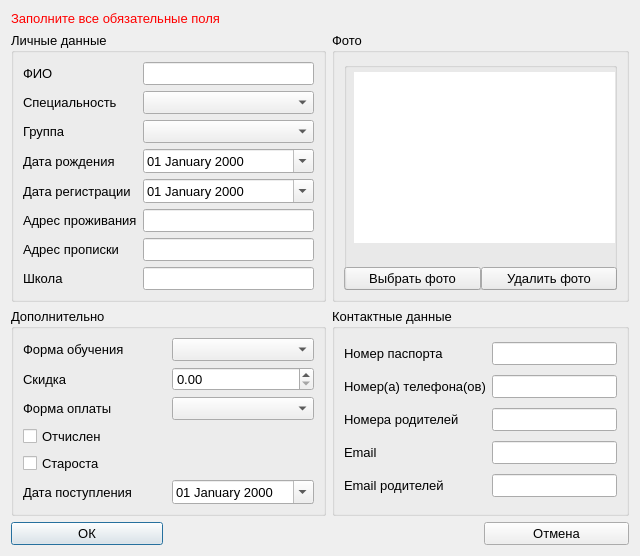
<?xml version="1.0" encoding="UTF-8"?>
<ui version="4.0">
 <class>addoredit_student</class>
 <widget class="QDialog" name="addoredit_student">
  <property name="geometry">
   <rect>
    <x>0</x>
    <y>0</y>
    <width>640</width>
    <height>524</height>
   </rect>
  </property>
  <property name="sizePolicy">
   <sizepolicy hsizetype="Fixed" vsizetype="Preferred">
    <horstretch>0</horstretch>
    <verstretch>0</verstretch>
   </sizepolicy>
  </property>
  <property name="windowTitle">
   <string>Добавление записи</string>
  </property>
  <layout class="QGridLayout" name="gridLayout">
   <item row="0" column="0" colspan="6">
    <widget class="QLabel" name="label_error">
     <property name="font">
      <font>
       <pointsize>10</pointsize>
      </font>
     </property>
     <property name="styleSheet">
      <string notr="true">color:red</string>
     </property>
     <property name="text">
      <string>Заполните все обязательные поля</string>
     </property>
    </widget>
   </item>
   <item row="4" column="0" colspan="2">
    <widget class="QPushButton" name="pushButton_ok">
     <property name="font">
      <font>
       <pointsize>10</pointsize>
      </font>
     </property>
     <property name="text">
      <string>ОК</string>
     </property>
     <property name="icon">
      <iconset resource="../resourses.qrc">
       <normaloff>:/img/img/ok.png</normaloff>:/img/img/ok.png</iconset>
     </property>
    </widget>
   </item>
   <item row="4" column="5">
    <widget class="QPushButton" name="pushButton_cancel">
     <property name="font">
      <font>
       <pointsize>10</pointsize>
      </font>
     </property>
     <property name="text">
      <string>Отмена</string>
     </property>
     <property name="icon">
      <iconset resource="../resourses.qrc">
       <normaloff>:/img/img/cancel.png</normaloff>:/img/img/cancel.png</iconset>
     </property>
    </widget>
   </item>
   <item row="1" column="4" rowspan="2" colspan="2">
    <widget class="QGroupBox" name="groupBox_4">
     <property name="sizePolicy">
      <sizepolicy hsizetype="Expanding" vsizetype="Expanding">
       <horstretch>0</horstretch>
       <verstretch>0</verstretch>
      </sizepolicy>
     </property>
     <property name="font">
      <font>
       <pointsize>10</pointsize>
      </font>
     </property>
     <property name="title">
      <string>Фото</string>
     </property>
     <layout class="QGridLayout" name="gridLayout_5">
      <item row="1" column="1">
       <widget class="QPushButton" name="pushButton_delPhoto">
        <property name="font">
         <font>
          <pointsize>10</pointsize>
         </font>
        </property>
        <property name="text">
         <string>Удалить фото</string>
        </property>
        <property name="icon">
         <iconset resource="../resourses.qrc">
          <normaloff>:/img/img/delete.png</normaloff>:/img/img/delete.png</iconset>
        </property>
       </widget>
      </item>
      <item row="1" column="0">
       <widget class="QPushButton" name="pushButton_choosePhoto">
        <property name="font">
         <font>
          <pointsize>10</pointsize>
         </font>
        </property>
        <property name="text">
         <string>Выбрать фото</string>
        </property>
        <property name="icon">
         <iconset resource="../resourses.qrc">
          <normaloff>:/img/img/1134892.png</normaloff>:/img/img/1134892.png</iconset>
        </property>
       </widget>
      </item>
      <item row="0" column="0" rowspan="2" colspan="2">
       <widget class="QGroupBox" name="groupBox_5">
        <property name="sizePolicy">
         <sizepolicy hsizetype="Expanding" vsizetype="Expanding">
          <horstretch>0</horstretch>
          <verstretch>0</verstretch>
         </sizepolicy>
        </property>
        <property name="title">
         <string/>
        </property>
        <widget class="QLabel" name="label_foto">
         <property name="geometry">
          <rect>
           <x>10</x>
           <y>10</y>
           <width>261</width>
           <height>171</height>
          </rect>
         </property>
         <property name="styleSheet">
          <string notr="true">background:white;</string>
         </property>
         <property name="text">
          <string/>
         </property>
         <property name="alignment">
          <set>Qt::AlignBottom|Qt::AlignHCenter</set>
         </property>
        </widget>
        <zorder>label_foto</zorder>
        <zorder>label_foto</zorder>
        <zorder>pushButton_choosePhoto</zorder>
        <zorder>pushButton_delPhoto</zorder>
       </widget>
      </item>
     </layout>
    </widget>
   </item>
   <item row="1" column="0" rowspan="2" colspan="4">
    <widget class="QGroupBox" name="groupBox">
     <property name="font">
      <font>
       <pointsize>10</pointsize>
      </font>
     </property>
     <property name="title">
      <string>Личные данные</string>
     </property>
     <layout class="QGridLayout" name="gridLayout_3">
      <item row="2" column="0">
       <widget class="QLabel" name="label_2">
        <property name="font">
         <font>
          <pointsize>10</pointsize>
         </font>
        </property>
        <property name="text">
         <string>ФИО</string>
        </property>
       </widget>
      </item>
      <item row="5" column="0">
       <widget class="QLabel" name="label_5">
        <property name="font">
         <font>
          <pointsize>10</pointsize>
         </font>
        </property>
        <property name="text">
         <string>Дата рождения</string>
        </property>
       </widget>
      </item>
      <item row="2" column="1">
       <widget class="QLineEdit" name="fio_lineEdit">
        <property name="font">
         <font>
          <pointsize>10</pointsize>
         </font>
        </property>
       </widget>
      </item>
      <item row="4" column="0">
       <widget class="QLabel" name="label_4">
        <property name="font">
         <font>
          <pointsize>10</pointsize>
         </font>
        </property>
        <property name="text">
         <string>Группа</string>
        </property>
       </widget>
      </item>
      <item row="5" column="1">
       <widget class="QDateEdit" name="dateEdit_roj">
        <property name="font">
         <font>
          <pointsize>10</pointsize>
         </font>
        </property>
        <property name="displayFormat">
         <string>dd MMMM yyyy</string>
        </property>
        <property name="calendarPopup">
         <bool>true</bool>
        </property>
       </widget>
      </item>
      <item row="4" column="1">
       <widget class="QComboBox" name="comboBox_group">
        <property name="font">
         <font>
          <pointsize>10</pointsize>
         </font>
        </property>
       </widget>
      </item>
      <item row="9" column="0">
       <widget class="QLabel" name="label_14">
        <property name="font">
         <font>
          <pointsize>10</pointsize>
         </font>
        </property>
        <property name="text">
         <string>Школа</string>
        </property>
       </widget>
      </item>
      <item row="8" column="0">
       <widget class="QLabel" name="label_13">
        <property name="font">
         <font>
          <pointsize>10</pointsize>
         </font>
        </property>
        <property name="text">
         <string>Адрес прописки</string>
        </property>
       </widget>
      </item>
      <item row="6" column="0">
       <widget class="QLabel" name="label_6">
        <property name="font">
         <font>
          <pointsize>10</pointsize>
         </font>
        </property>
        <property name="text">
         <string>Дата регистрации</string>
        </property>
       </widget>
      </item>
      <item row="6" column="1">
       <widget class="QDateEdit" name="dateEdit_reg">
        <property name="font">
         <font>
          <pointsize>10</pointsize>
         </font>
        </property>
        <property name="displayFormat">
         <string>dd MMMM yyyy</string>
        </property>
        <property name="calendarPopup">
         <bool>true</bool>
        </property>
       </widget>
      </item>
      <item row="7" column="1">
       <widget class="QLineEdit" name="adresProj_lineEdit">
        <property name="font">
         <font>
          <pointsize>10</pointsize>
         </font>
        </property>
       </widget>
      </item>
      <item row="7" column="0">
       <widget class="QLabel" name="label_12">
        <property name="font">
         <font>
          <pointsize>10</pointsize>
         </font>
        </property>
        <property name="text">
         <string>Адрес проживания</string>
        </property>
       </widget>
      </item>
      <item row="9" column="1">
       <widget class="QLineEdit" name="shkola_lineEdit">
        <property name="font">
         <font>
          <pointsize>10</pointsize>
         </font>
        </property>
       </widget>
      </item>
      <item row="8" column="1">
       <widget class="QLineEdit" name="adresProp_lineEdit">
        <property name="font">
         <font>
          <pointsize>10</pointsize>
         </font>
        </property>
       </widget>
      </item>
      <item row="3" column="0">
       <widget class="QLabel" name="label">
        <property name="text">
         <string>Специальность</string>
        </property>
       </widget>
      </item>
      <item row="3" column="1">
       <widget class="QComboBox" name="comboBox_spec"/>
      </item>
     </layout>
    </widget>
   </item>
   <item row="3" column="0" colspan="4">
    <widget class="QGroupBox" name="groupBox_3">
     <property name="font">
      <font>
       <pointsize>10</pointsize>
      </font>
     </property>
     <property name="title">
      <string>Дополнительно</string>
     </property>
     <layout class="QGridLayout" name="gridLayout_4">
      <item row="2" column="0" colspan="2">
       <widget class="QLabel" name="label_17">
        <property name="font">
         <font>
          <pointsize>10</pointsize>
         </font>
        </property>
        <property name="text">
         <string>Форма оплаты</string>
        </property>
       </widget>
      </item>
      <item row="5" column="2">
       <widget class="QDateEdit" name="dateEdit_dataPost">
        <property name="font">
         <font>
          <pointsize>10</pointsize>
         </font>
        </property>
        <property name="displayFormat">
         <string>dd MMMM yyyy</string>
        </property>
        <property name="calendarPopup">
         <bool>true</bool>
        </property>
       </widget>
      </item>
      <item row="5" column="0" colspan="2">
       <widget class="QLabel" name="label_19">
        <property name="font">
         <font>
          <pointsize>10</pointsize>
         </font>
        </property>
        <property name="text">
         <string>Дата поступления</string>
        </property>
       </widget>
      </item>
      <item row="1" column="0" colspan="2">
       <widget class="QLabel" name="label_16">
        <property name="font">
         <font>
          <pointsize>10</pointsize>
         </font>
        </property>
        <property name="text">
         <string>Скидка</string>
        </property>
       </widget>
      </item>
      <item row="3" column="0">
       <widget class="QCheckBox" name="otchislen_checkBox">
        <property name="font">
         <font>
          <pointsize>10</pointsize>
         </font>
        </property>
        <property name="text">
         <string>Отчислен</string>
        </property>
       </widget>
      </item>
      <item row="0" column="0" colspan="2">
       <widget class="QLabel" name="label_15">
        <property name="font">
         <font>
          <pointsize>10</pointsize>
         </font>
        </property>
        <property name="text">
         <string>Форма обучения</string>
        </property>
       </widget>
      </item>
      <item row="2" column="2">
       <widget class="QComboBox" name="comboBox_formaOplaty">
        <property name="font">
         <font>
          <pointsize>10</pointsize>
         </font>
        </property>
       </widget>
      </item>
      <item row="0" column="2">
       <widget class="QComboBox" name="comboBox_formaObuc">
        <property name="font">
         <font>
          <pointsize>10</pointsize>
         </font>
        </property>
       </widget>
      </item>
      <item row="1" column="2">
       <widget class="QDoubleSpinBox" name="skidka_doubleSpinBox">
        <property name="font">
         <font>
          <pointsize>10</pointsize>
         </font>
        </property>
       </widget>
      </item>
      <item row="4" column="0">
       <widget class="QCheckBox" name="starosta">
        <property name="text">
         <string>Староста</string>
        </property>
       </widget>
      </item>
     </layout>
    </widget>
   </item>
   <item row="3" column="4" colspan="2">
    <widget class="QGroupBox" name="groupBox_2">
     <property name="font">
      <font>
       <pointsize>10</pointsize>
      </font>
     </property>
     <property name="title">
      <string>Контактные данные</string>
     </property>
     <layout class="QGridLayout" name="gridLayout_2">
      <item row="0" column="0">
       <widget class="QLabel" name="label_7">
        <property name="font">
         <font>
          <pointsize>10</pointsize>
         </font>
        </property>
        <property name="text">
         <string>Номер паспорта</string>
        </property>
       </widget>
      </item>
      <item row="0" column="1">
       <widget class="QLineEdit" name="pasport_lineEdit">
        <property name="font">
         <font>
          <pointsize>10</pointsize>
         </font>
        </property>
       </widget>
      </item>
      <item row="1" column="0">
       <widget class="QLabel" name="label_8">
        <property name="font">
         <font>
          <pointsize>10</pointsize>
         </font>
        </property>
        <property name="text">
         <string>Номер(а) телефона(ов)</string>
        </property>
       </widget>
      </item>
      <item row="1" column="1">
       <widget class="QLineEdit" name="tel_lineEdit">
        <property name="font">
         <font>
          <pointsize>10</pointsize>
         </font>
        </property>
       </widget>
      </item>
      <item row="2" column="0">
       <widget class="QLabel" name="label_9">
        <property name="font">
         <font>
          <pointsize>10</pointsize>
         </font>
        </property>
        <property name="text">
         <string>Номера родителей</string>
        </property>
       </widget>
      </item>
      <item row="2" column="1">
       <widget class="QLineEdit" name="rodTel_lineEdit">
        <property name="font">
         <font>
          <pointsize>10</pointsize>
         </font>
        </property>
       </widget>
      </item>
      <item row="3" column="0">
       <widget class="QLabel" name="label_10">
        <property name="font">
         <font>
          <pointsize>10</pointsize>
         </font>
        </property>
        <property name="text">
         <string>Email</string>
        </property>
       </widget>
      </item>
      <item row="3" column="1">
       <widget class="QLineEdit" name="email_lineEdit">
        <property name="font">
         <font>
          <pointsize>10</pointsize>
         </font>
        </property>
       </widget>
      </item>
      <item row="4" column="0">
       <widget class="QLabel" name="label_11">
        <property name="font">
         <font>
          <pointsize>10</pointsize>
         </font>
        </property>
        <property name="text">
         <string>Email родителей</string>
        </property>
       </widget>
      </item>
      <item row="4" column="1">
       <widget class="QLineEdit" name="rodEmail_lineEdit">
        <property name="font">
         <font>
          <pointsize>10</pointsize>
         </font>
        </property>
       </widget>
      </item>
     </layout>
    </widget>
   </item>
  </layout>
 </widget>
 <resources>
  <include location="../resourses.qrc"/>
 </resources>
 <connections/>
</ui>
